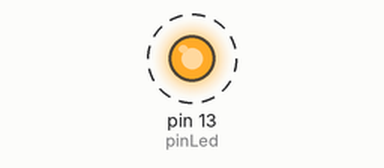
Bench run of a sketch on a simulated Arduino Uno, built with avr-gcc and run on an emulated ATmega328P. On the bench: output pins drawn as LEDs (lit = HIGH). Dashed ring = blinking. Pins used as bus, display or sensor lines are not drawn; what the sketch prints to the serial monitor is not drawn.

Above: at 0.5 s.
Timing chart, 0 to 4.6 s (numbered marks = the images above):
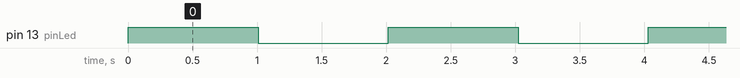

The sketch:

nano_485M.ino
```cpp
// nano_485 Master
#include <SoftwareSerial.h>

#define SSerialRX        8      //Serial Receive pin(485_RO)
#define SSerialTX        9      //Serial Transmit pin(485_DI)
#define SSerialTxControl 7      //RS485 Direction control

#define RS485Transmit   HIGH
#define RS485Receive    LOW
#define pinLed          13

SoftwareSerial RS485Serial(SSerialRX, SSerialTX); // RX, TX

int byteReceived;
int byteSend;
int packet[] = {0x1, 0x2, 0x3, 0x4, 0x5, 0x6};
int ledState = HIGH;

void setup() {
    Serial.begin(9600);
    Serial.println(">>> RS485 Master sending");
    pinMode(pinLed, OUTPUT);
    pinMode(SSerialTxControl, OUTPUT);

    digitalWrite(SSerialTxControl, RS485Receive);  // Init Transceiver
    RS485Serial.begin(9600);   // set the data rate
}

void loop() {

    for (int i = 0; i <= 5; i++) {
        digitalWrite(SSerialTxControl, RS485Transmit);  // Enable RS485 Transmit
        RS485Serial.write(packet[i]);           // Send byte to Remote Arduino
        Serial.print(packet[i]); Serial.print(" ");
        digitalWrite(pinLed, ledState);      // Show activity
    }
    Serial.println();
    delayMicroseconds(100);
    digitalWrite(SSerialTxControl, RS485Receive);       // Disable RS485 Transmit
    ledState = !ledState;
    delay(1000);
}
```

Measured:
- by itself, pin 13 (pinLed): alternates HIGH for 1.0 s and LOW for 1.0 s
